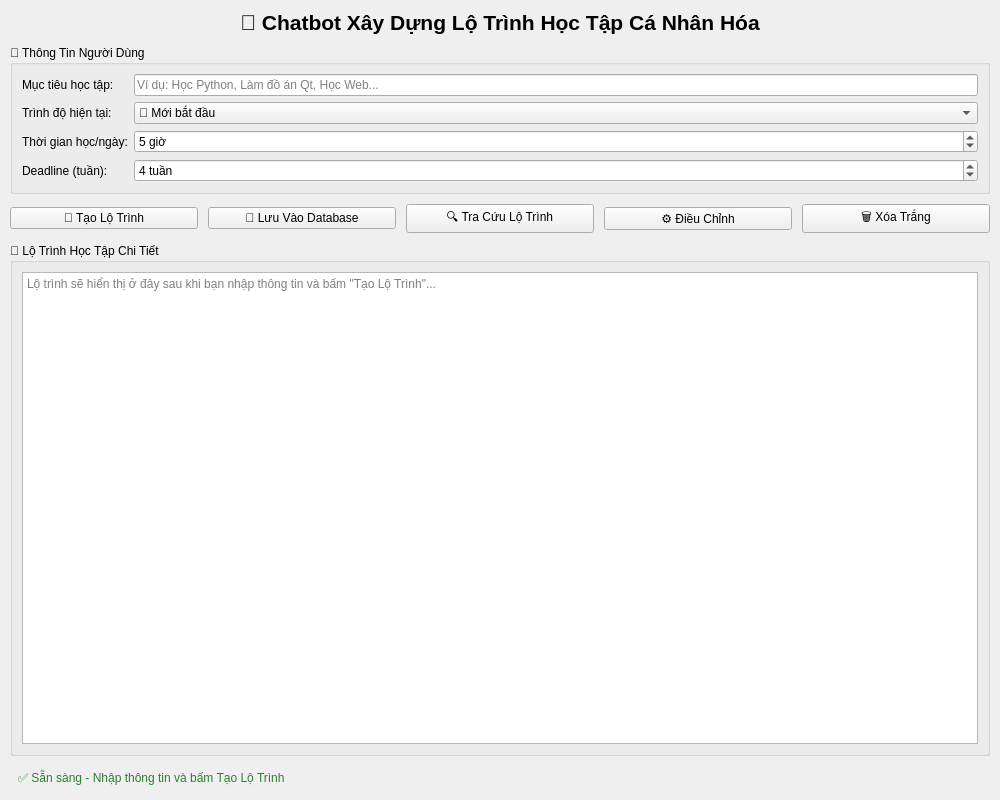
<?xml version="1.0" encoding="UTF-8"?>
<ui version="4.0">
 <class>ChatbotMainWindow</class>
 <widget class="QMainWindow" name="ChatbotMainWindow">
  <property name="geometry">
   <rect>
    <x>0</x>
    <y>0</y>
    <width>1000</width>
    <height>800</height>
   </rect>
  </property>
  <property name="windowTitle">
   <string>🤖 Chatbot Hỗ Trợ Lộ Trình Học Tập</string>
  </property>
  <widget class="QWidget" name="centralwidget">
   <layout class="QVBoxLayout" name="verticalLayout">
    <property name="spacing">
     <number>10</number>
    </property>
    <property name="leftMargin">
     <number>10</number>
    </property>
    <property name="topMargin">
     <number>10</number>
    </property>
    <property name="rightMargin">
     <number>10</number>
    </property>
    <property name="bottomMargin">
     <number>10</number>
    </property>
    <item>
     <widget class="QLabel" name="labelTitle">
      <property name="font">
       <font>
        <pointsize>16</pointsize>
        <weight>75</weight>
        <bold>true</bold>
       </font>
      </property>
      <property name="text">
       <string>🎯 Chatbot Xây Dựng Lộ Trình Học Tập Cá Nhân Hóa</string>
      </property>
      <property name="alignment">
       <set>Qt::AlignCenter</set>
      </property>
     </widget>
    </item>
    <item>
     <widget class="QGroupBox" name="groupBoxInput">
      <property name="title">
       <string>📝 Thông Tin Người Dùng</string>
      </property>
      <layout class="QGridLayout" name="gridLayout">
       <item row="0" column="0">
        <widget class="QLabel" name="labelTarget">
         <property name="text">
          <string>Mục tiêu học tập:</string>
         </property>
        </widget>
       </item>
       <item row="0" column="1">
        <widget class="QLineEdit" name="txtTarget">
         <property name="placeholderText">
          <string>Ví dụ: Học Python, Làm đồ án Qt, Học Web...</string>
         </property>
        </widget>
       </item>
       <item row="1" column="0">
        <widget class="QLabel" name="labelLevel">
         <property name="text">
          <string>Trình độ hiện tại:</string>
         </property>
        </widget>
       </item>
       <item row="1" column="1">
        <widget class="QComboBox" name="comboLevel">
         <item>
          <property name="text">
           <string>🌱 Mới bắt đầu</string>
          </property>
         </item>
         <item>
          <property name="text">
           <string>📘 Trung bình</string>
          </property>
         </item>
         <item>
          <property name="text">
           <string>🚀 Khá</string>
          </property>
         </item>
        </widget>
       </item>
       <item row="2" column="0">
        <widget class="QLabel" name="labelHours">
         <property name="text">
          <string>Thời gian học/ngày:</string>
         </property>
        </widget>
       </item>
       <item row="2" column="1">
        <widget class="QSpinBox" name="spinHours">
         <property name="minimum">
          <number>1</number>
         </property>
         <property name="maximum">
          <number>12</number>
         </property>
         <property name="value">
          <number>5</number>
         </property>
         <property name="suffix">
          <string> giờ</string>
         </property>
        </widget>
       </item>
       <item row="3" column="0">
        <widget class="QLabel" name="labelDeadline">
         <property name="text">
          <string>Deadline (tuần):</string>
         </property>
        </widget>
       </item>
       <item row="3" column="1">
        <widget class="QSpinBox" name="spinDeadline">
         <property name="minimum">
          <number>1</number>
         </property>
         <property name="maximum">
          <number>24</number>
         </property>
         <property name="value">
          <number>4</number>
         </property>
         <property name="suffix">
          <string> tuần</string>
         </property>
        </widget>
       </item>
      </layout>
     </widget>
    </item>
    <item>
     <layout class="QHBoxLayout" name="buttonLayout">
      <item>
       <widget class="QPushButton" name="btnCreate">
        <property name="text">
         <string>🚀 Tạo Lộ Trình</string>
        </property>
        <property name="minimumHeight">
         <number>40</number>
        </property>
       </widget>
      </item>
      <item>
       <widget class="QPushButton" name="btnSave">
        <property name="text">
         <string>💾 Lưu Vào Database</string>
        </property>
        <property name="minimumHeight">
         <number>40</number>
        </property>
       </widget>
      </item>
      <item>
       <widget class="QPushButton" name="btnSearch">
        <property name="text">
         <string>🔍 Tra Cứu Lộ Trình</string>
        </property>
        <property name="minimumHeight">
         <number>40</number>
        </property>
       </widget>
      </item>
      <item>
       <widget class="QPushButton" name="btnAdjust">
        <property name="text">
         <string>⚙️ Điều Chỉnh</string>
        </property>
        <property name="minimumHeight">
         <number>40</number>
        </property>
       </widget>
      </item>
      <item>
       <widget class="QPushButton" name="btnClear">
        <property name="text">
         <string>🗑️ Xóa Trắng</string>
        </property>
        <property name="minimumHeight">
         <number>40</number>
        </property>
       </widget>
      </item>
     </layout>
    </item>
    <item>
     <widget class="QGroupBox" name="groupBoxResult">
      <property name="title">
       <string>📖 Lộ Trình Học Tập Chi Tiết</string>
      </property>
      <layout class="QVBoxLayout" name="resultLayout">
       <item>
        <widget class="QTextEdit" name="txtRoadmap">
         <property name="readOnly">
          <bool>true</bool>
         </property>
         <property name="placeholderText">
          <string>Lộ trình sẽ hiển thị ở đây sau khi bạn nhập thông tin và bấm "Tạo Lộ Trình"...</string>
         </property>
        </widget>
       </item>
      </layout>
     </widget>
    </item>
    <item>
     <widget class="QLabel" name="lblStatus">
      <property name="text">
       <string>✅ Sẵn sàng - Nhập thông tin và bấm Tạo Lộ Trình</string>
      </property>
      <property name="styleSheet">
       <string>color: #2e7d32; padding: 5px;</string>
      </property>
     </widget>
    </item>
   </layout>
  </widget>
 </widget>
 <resources/>
 <connections/>
</ui>
